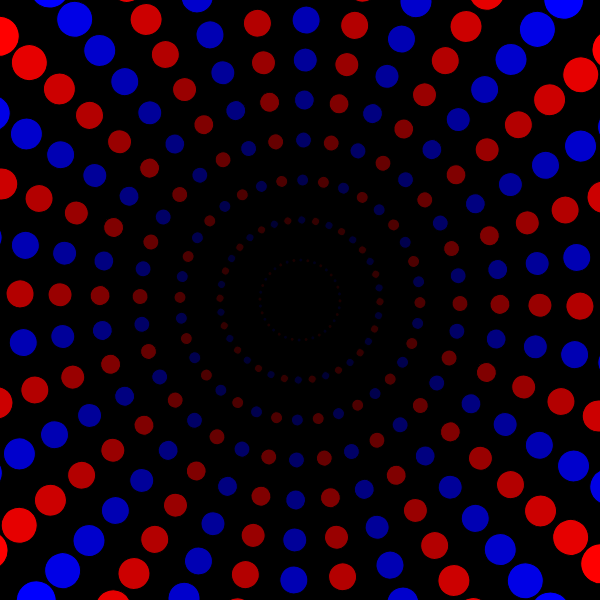
Frame 1 (no input)
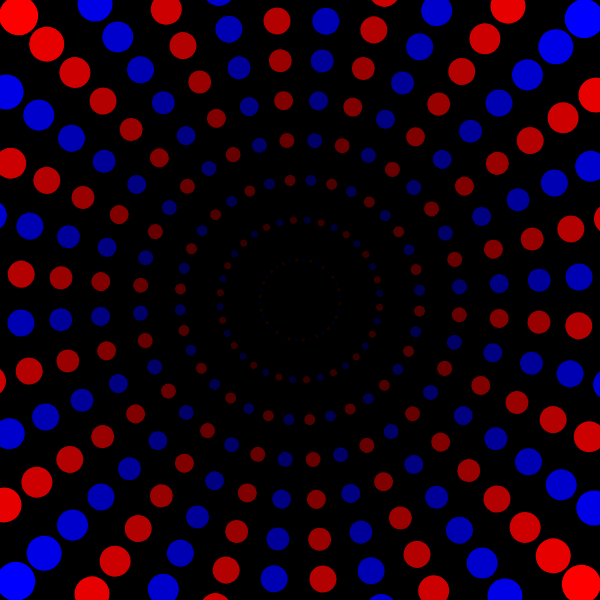
Frame 60 (no input)
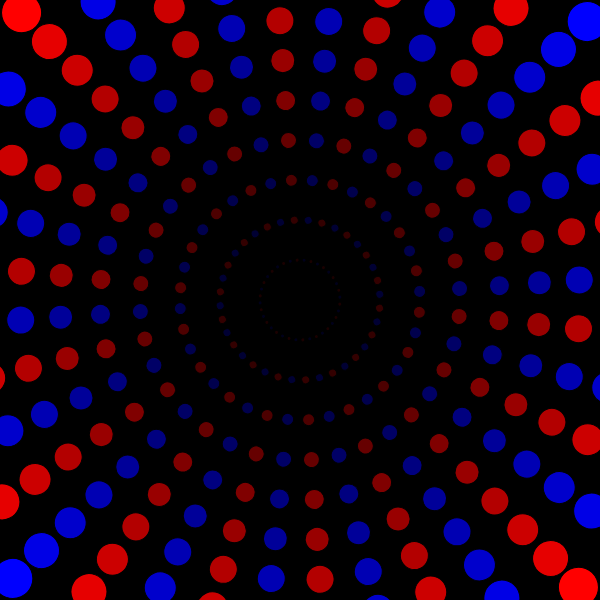
Frame 120 (the mouse pressed at the canvas centre since frame 60)

The p5.js sketch that drew these frames (run headless with seeded random() and noise() and a simulated clock; from frame 60 on, the mouse is pressed at the canvas centre):

// p5.js sketch
// ── sketch.js
var a, x, y, r, aAcc, aVel;
function setup() {
  var canvas = createCanvas(600, 600);

  angleMode(DEGREES)
  a = 45;
  aAcc = .010;
  aVel = 1
  rr = getRandomValue(true, false)
}

function draw(){
 background(0);
  aVel = constrain(aVel + aAcc, 0, 4);
  
  if(aVel >= 4 || aVel <= 1){
  aAcc *= -1
  }
  
  a = a + aVel
  translate(width/2, height/2);
  rotate(cos(a)*45)
  circles()
};

function circles (){
    for(var j = 0; j <= 400; j+=40 ) {
      var r = j
      var alpha = map(j, 0, 400, 0, 255)
      var red = map(j, 0, 400, 0, 255)

    for(var i = 0; i < 360; i+=10) {
      x = r * cos(i);
      y = r * sin(i);
      if(i % 20){
      fill(255, 0, 0, alpha)
      ellipse(x, y, r*.10, r*.10);
      } else {
      fill(0, 0, 255, alpha) 
      ellipse(x, y, r*.10, r*.10);
      
      }
    }
  }
}

function getRandomValue(a, b){

  var r = random(0,1)
  if(r > .5){
    return a
  } else{
    return b
  }
}

var flag = true;
function mousePressed(){
  flag = !flag
  !flag ? noLoop() : loop();
}
